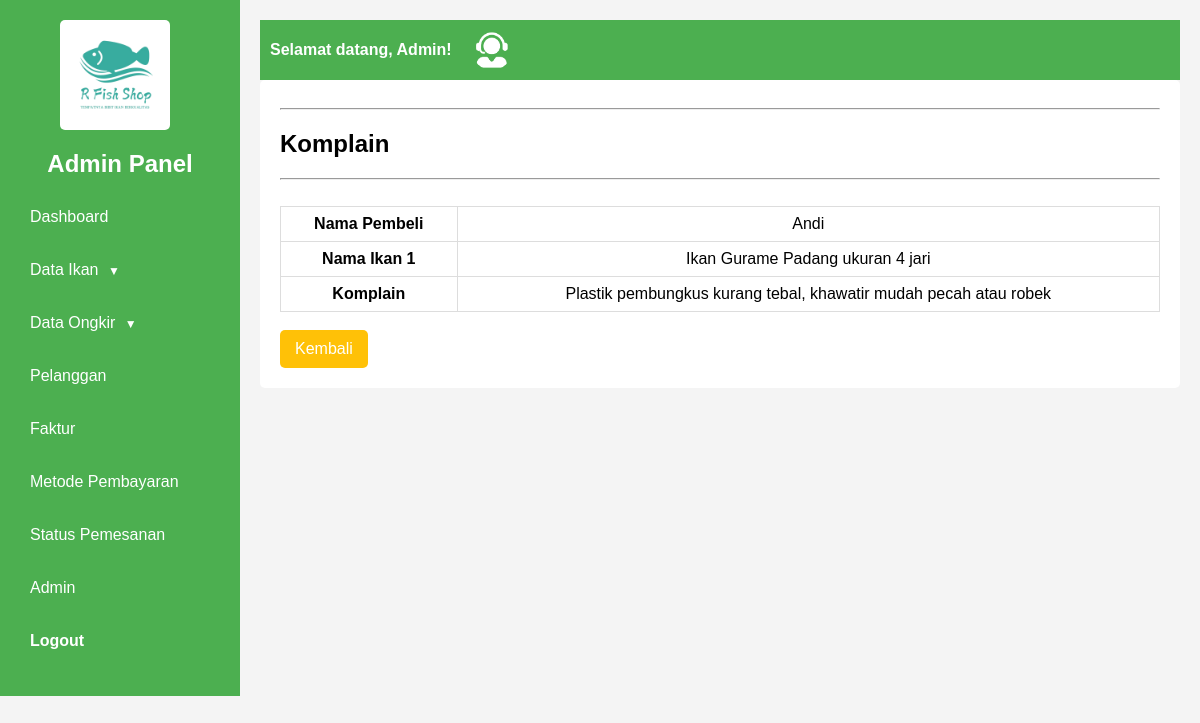
Page /admin/index.php?halaman=komplain&id_faktur=F005 (signed in) on the committed database.
### tables this page shows
CREATE TABLE `faktur` (
  `id_faktur` varchar(10) NOT NULL,
  `tanggal_pembelian` date NOT NULL,
  `tanggal_pembayaran` varchar(20) NOT NULL,
  `total_harga` varchar(20) NOT NULL,
  `id_pelanggan` varchar(10) NOT NULL,
  `id_ongkir` varchar(10) NOT NULL,
  `id_metode` varchar(10) NOT NULL,
  `id_status` varchar(10) NOT NULL,
  `alamat_pengiriman` varchar(100) NOT NULL,
  `bukti_pembayaran` varchar(100) NOT NULL,
  `penilaian_produk` varchar(500) NOT NULL,
  `komplain` varchar(500) NOT NULL
);

CREATE TABLE `pelanggan` (
  `id_pelanggan` varchar(10) NOT NULL,
  `nama` varchar(50) NOT NULL,
  `email` varchar(50) NOT NULL,
  `telepon` varchar(15) NOT NULL,
  `alamat` varchar(100) NOT NULL,
  `password` varchar(20) NOT NULL
);

CREATE TABLE `transaksi` (
  `jumlah_pesanan` int(11) NOT NULL,
  `id_faktur` varchar(10) NOT NULL,
  `id_ikan` varchar(10) NOT NULL,
  `ikan` varchar(50) NOT NULL,
  `harga` varchar(20) NOT NULL,
  `subharga` varchar(20) NOT NULL
);

CREATE TABLE `ikan` (
  `id_ikan` varchar(10) NOT NULL,
  `nama_ikan` varchar(50) NOT NULL,
  `harga` varchar(20) NOT NULL,
  `foto` varchar(50) NOT NULL,
  `deskripsi` varchar(1000) NOT NULL,
  `stok` int(20) NOT NULL,
  `id_kategori` varchar(10) NOT NULL,
  `tanggal_masuk` date DEFAULT NULL
);

### admin/komplain.php (the view)
<?php
$id_faktur=$_GET['id_faktur'];
$ambil=$koneksi->query("SELECT * FROM faktur
JOIN pelanggan ON faktur.id_pelanggan=pelanggan.id_pelanggan
WHERE id_faktur='$id_faktur'");
$detail = $ambil->fetch_assoc();
?>
<div class="report-box">
<hr><h2>Komplain</h2><hr><br>
<div class="container">
<table border="1" class="product-table">
	<tr>
		<td><strong>Nama Pembeli<strong></td>
		<td><?php echo $detail['nama'];?></td>
	</tr>
	<?php $no=1;
	$sql=$koneksi->query("SELECT * FROM transaksi
	JOIN ikan ON transaksi.id_ikan=ikan.id_ikan
	WHERE id_faktur='$id_faktur'");?>
	<?php while($data = $sql->fetch_assoc()){;?>
	<tr>
		<td><strong>Nama Ikan <?php echo $no++;?><strong></td>
		<td><?php echo $data['nama_ikan'];?></td>
	<?php }?>
	</tr>
	<tr>
		<td><strong>Komplain<strong></td>
		<td><?php echo $detail['komplain'];?></td>
	</tr>
</table>
</div>
<br><a href="index.php?halaman=faktur" class="btn-custom-warning">Kembali</a>
</div>

### css/styleadmin.css (style rules this page uses)
body { font-family: Arial, sans-serif; margin: 0; padding: 0; background-color: #f4f4f4; }
.container { display: flex; }
.report-box { background: #fff; padding: 20px; margin-bottom: 20px; border-radius: 5px; box-sizing: border-box; }
.product-table { width: 100%; border-collapse: collapse; }
.product-table th, .product-table td { border: 1px solid #ddd; padding: 8px; text-align: center; }
.btn-custom-warning { display: inline-block; padding: 10px 15px; color: white; background-color: #ffc107; border: none; border-radius: 5px; text-decoration: none; text-align: center; }

### rows in the picture
faktur: id_pelanggan.nama "Andi", komplain "Plastik pembungkus kurang tebal, khawatir mudah pecah atau robek"
transaksi: id_ikan.nama_ikan "Ikan Gurame Padang ukuran 4 jari"
